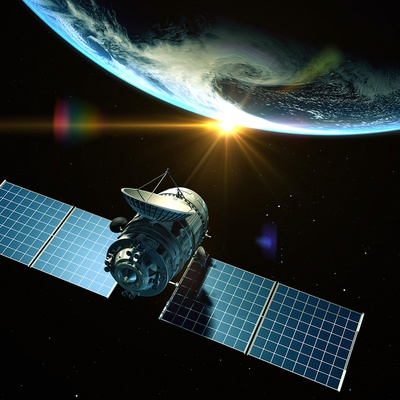
//> input picture actividades/1/histograma/a-mano/sate.jpg, 400 x 400 px
$ ./hsl ../../histograma/a-mano/sate.jpg   (built with g++ and OpenCV 4)
//> lines starting //> are read from the running program, lines starting //| are printed output that depends on the picture
#include <opencv2/core.hpp>
#include <opencv2/imgcodecs.hpp>
#include <opencv2/imgproc.hpp>
#include <opencv2/highgui.hpp>
#include <iostream>
#define OFFSET 400

void extraer_canal(cv::Mat entrada, cv::Mat salida, int canal) {
    uchar * fila_entrada, * fila_salida;
    int k;

    for(int i = 0; i < entrada.rows; i++) {
        fila_entrada = entrada.ptr<uchar>(i);
        fila_salida = salida.ptr<uchar>(i);
        k = 0;
        for (int j = 0; j < entrada.cols * entrada.channels(); j += entrada.channels())
            fila_salida[k++] = fila_entrada[j+canal];
    }
}

void sumar_canal(cv::Mat entrada, cv::Mat salida, int canal) {
    uchar * fila_entrada, * fila_salida;
    int k;

    for (int i = 0; i < entrada.rows; i++) {
        fila_entrada = entrada.ptr<uchar>(i);
        fila_salida = salida.ptr<uchar>(i);
        k = 0;
        for (int j = 0; j < entrada.cols; j++) {
            fila_salida[k++*salida.channels()+canal] = fila_entrada[j];
        }
    }
}

int main(int argc, char ** argv) {

    // obtener imagen
    cv::Mat imagen = imread(argv[1], cv::IMREAD_COLOR);
//> imagen is the input picture: 400 rows x 400 cols, CV_8UC3; mean B, G, R 45.9, 47.2, 38.4
    if(imagen.empty()) {
        std::cout << "No se pudo encontrar la imagen." << std::endl;
        return EXIT_FAILURE;
    }

    cv::Mat imagenes_canales[imagen.channels()];
    std::string ventanas_canales[imagen.channels()];
    cv::Mat imagenes_canales_cambiados[imagen.channels()];

    // obtener canales de la imagen y guardarlos como GBR en lugar de RGB
    for (int i = 0; i < imagen.channels(); i++) {
        imagenes_canales_cambiados[i] = cv::Mat::zeros(imagen.rows, imagen.cols, CV_8U);
        extraer_canal(imagen, imagenes_canales_cambiados[i], (i+1)%imagen.channels());
    }

    cv::cvtColor(imagen, imagen, cv::COLOR_BGR2HSV, 3);
//> imagen: 400 rows x 400 cols, CV_8UC3; mean H, S, V 49.3, 156.3, 54.3

    ventanas_canales[0] = "Canal H";
    ventanas_canales[1] = "Canal S";
    ventanas_canales[2] = "Canal L";

    // obtener canales de la imagen HSL y mostrar cada uno por separado
    for (int i = 0; i < imagen.channels(); i++) {
        imagenes_canales[i] = cv::Mat::zeros(imagen.rows, imagen.cols, CV_8U);
        extraer_canal(imagen, imagenes_canales[i], i);
        namedWindow(ventanas_canales[i], cv::WINDOW_NORMAL);
        imshow(ventanas_canales[i], imagenes_canales[i]);
    }
//> this loop made 3 passes
//> pass 1, `imshow(ventanas_canales[i], imagenes_canales[i]);`:
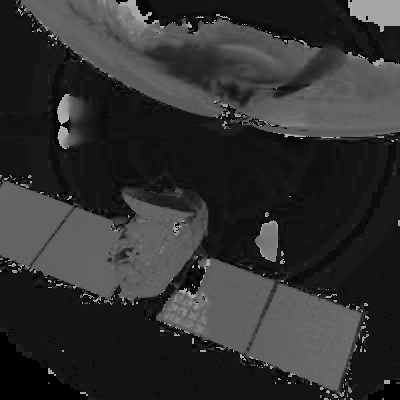
//> window 'Canal H': 400 rows x 400 cols, CV_8UC1; min 0, max 179, mean 49.3
//> pass 2, `imshow(ventanas_canales[i], imagenes_canales[i]);`:
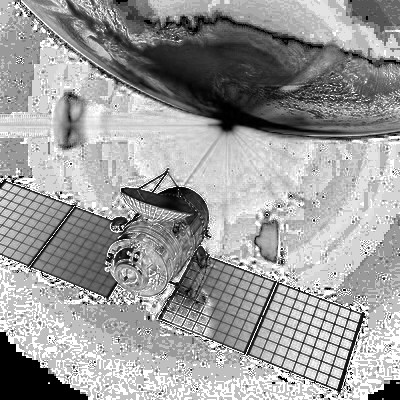
//> window 'Canal S': 400 rows x 400 cols, CV_8UC1; min 0, max 255, mean 156.3

    cv::Mat imagen_reconstruida = cv::Mat::zeros(imagen.rows, imagen.cols, CV_8UC3);
    cv::Mat imagen_reconstruida_cambiados = cv::Mat::zeros(imagen.rows, imagen.cols, CV_8UC3);

    // reconstruir la foto:
    // - correctamente: de H,S,L a HSL
    // - incorrectamente: de R,G,B a GBR
    for (int i = 0; i < imagen.channels(); i++) {
        sumar_canal(imagenes_canales[i], imagen_reconstruida, i);
        sumar_canal(imagenes_canales_cambiados[i], imagen_reconstruida_cambiados, i);
    }
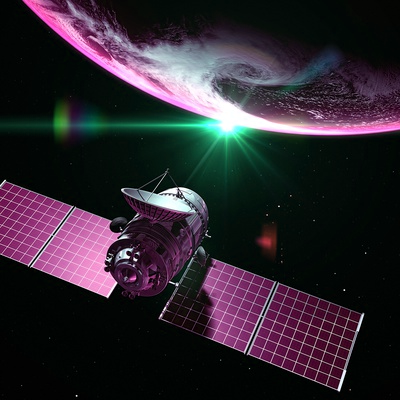
//> imagen_reconstruida_cambiados: 400 rows x 400 cols, CV_8UC3; mean B, G, R 47.2, 38.4, 45.9

    // graficar la foto en HSL como si fuera RGB
    namedWindow("Canales HSL como RGB", cv::WINDOW_NORMAL);
    imshow("Canales HSL como RGB", imagen_reconstruida);
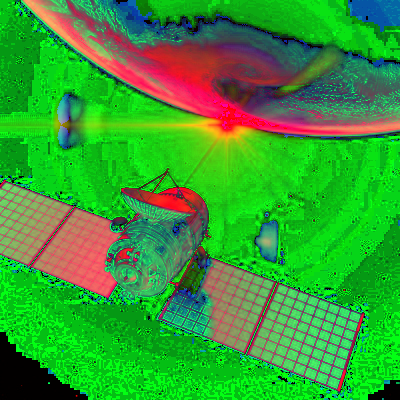
//> window 'Canales HSL como RGB': 400 rows x 400 cols, CV_8UC3; mean B, G, R 49.3, 156.3, 54.3

    // convertir de HSL a RGB
    cv::cvtColor(imagen_reconstruida, imagen_reconstruida, cv::COLOR_HSV2BGR, 3);

    // graficar la imagen con los canales mezclados
    namedWindow("Imagen GBR", cv::WINDOW_NORMAL);
    imshow("Imagen GBR", imagen_reconstruida_cambiados);

    // graficar la imagen reconstruida correctamente
    namedWindow("Imagen reconstruida", cv::WINDOW_NORMAL);
    imshow("Imagen reconstruida", imagen_reconstruida);

    // esperar cualquier input para salir
    cv::waitKey();

    return EXIT_SUCCESS;
}
